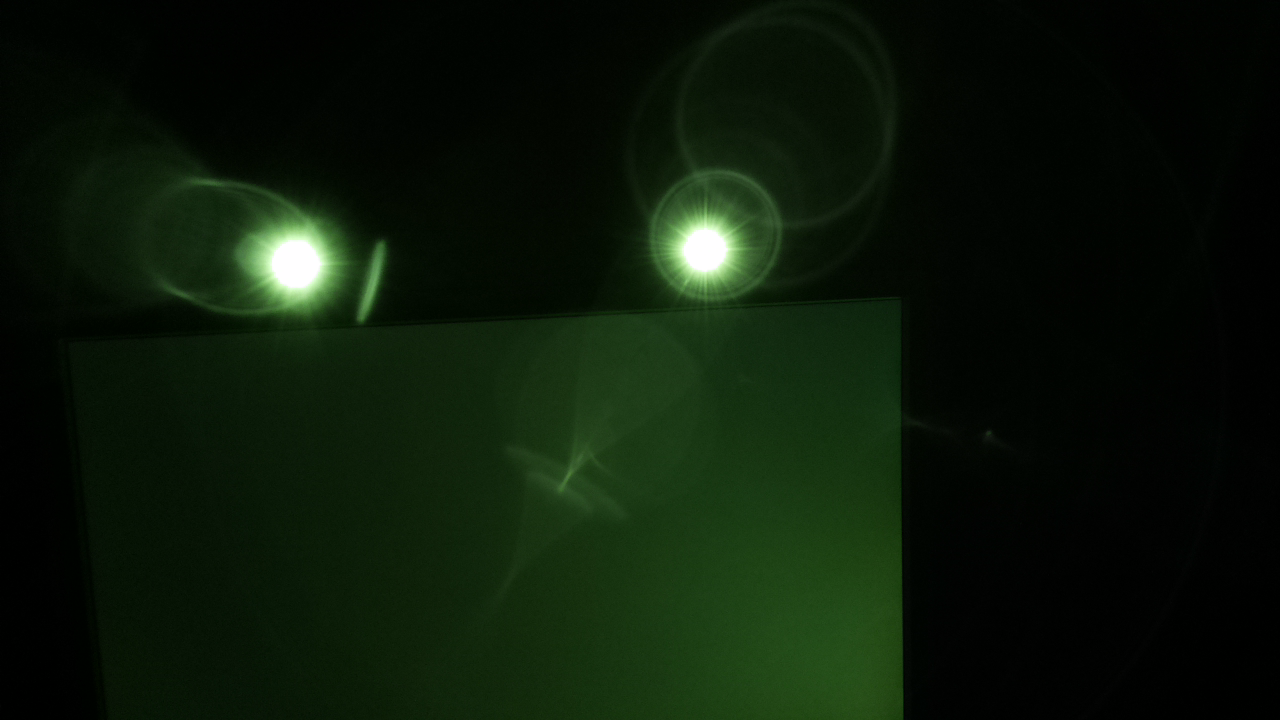
#> input picture testimgs/flp/img2.png, 1280 x 720 px
$ python writebinary.py
#> lines starting #> are read from the running program, lines starting #| are printed output that depends on the picture
from PIL import Image
import numpy as np
import matplotlib.pyplot as plt


im_frame = Image.open('img2.png')
#> im_frame is the input picture: PIL image 1280x720 RGBA; mean R, G, B, A 11.4, 24.3, 8.8, 255
im_frame = np.array(im_frame.convert("YCbCr"))
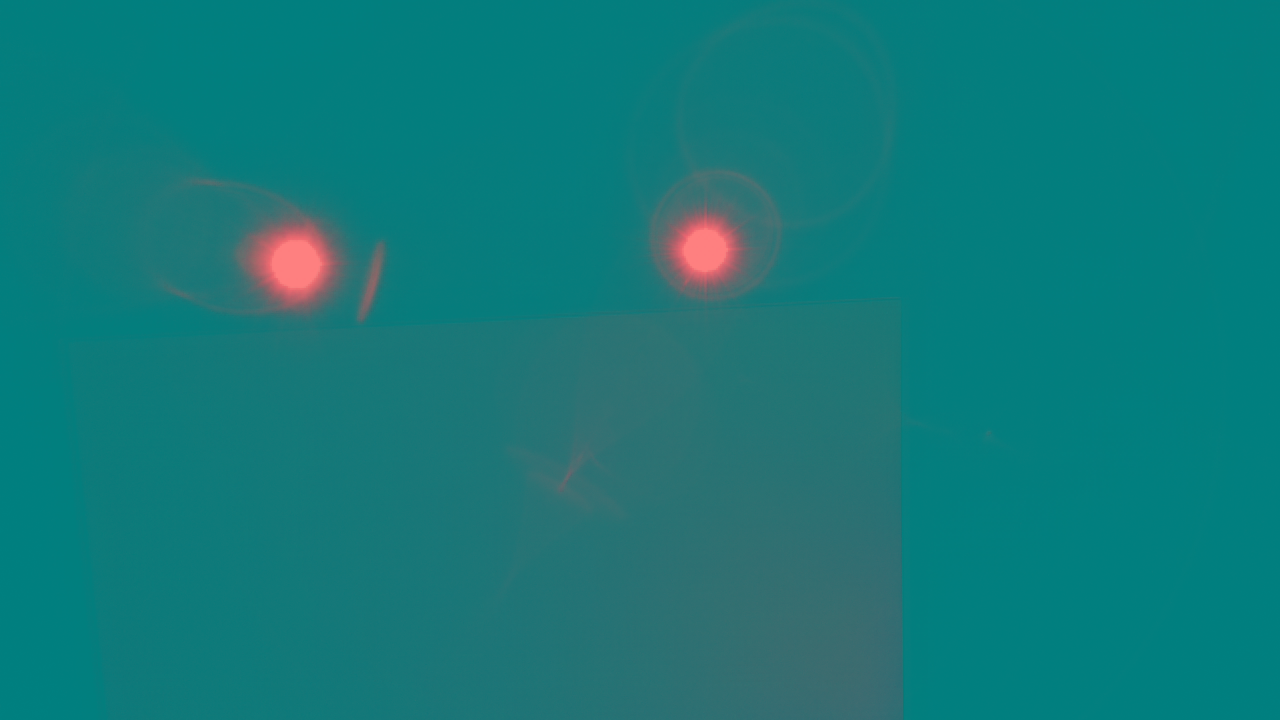
#> im_frame: shape (720, 1280, 3); mean R, G, B 18.3, 121.9, 122.4
y = im_frame[:, :, 0].astype(np.uint8)
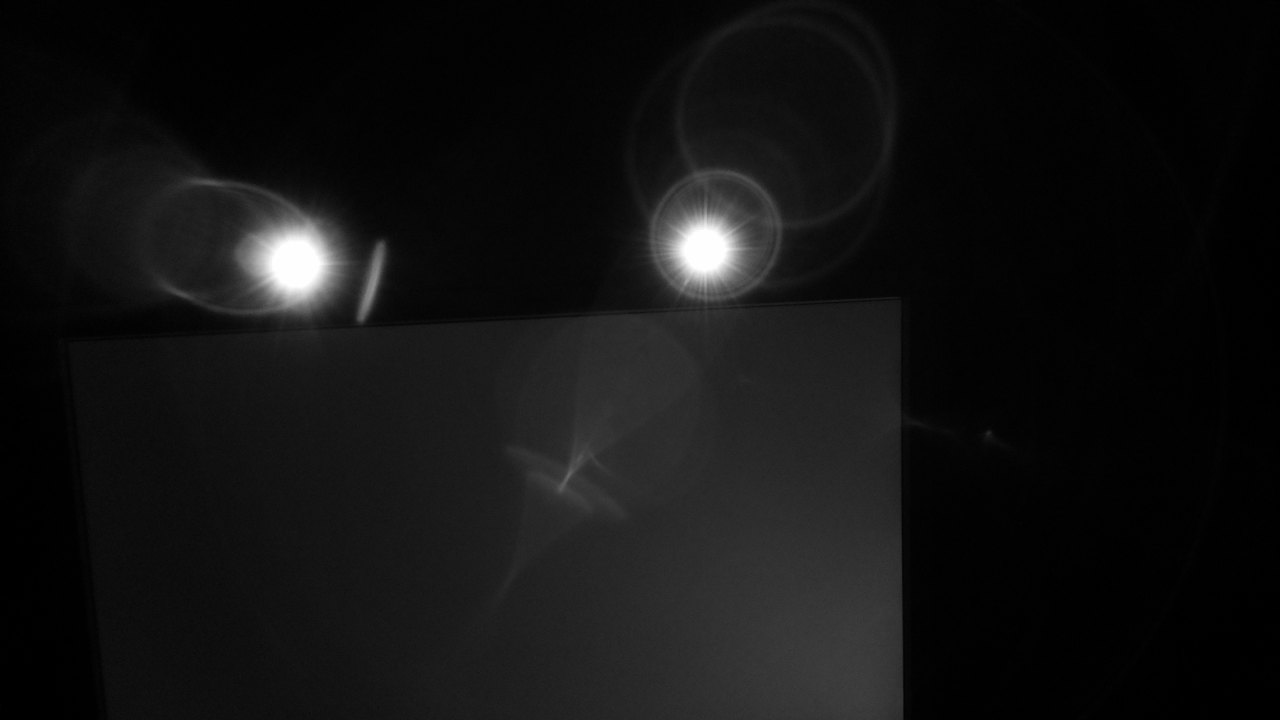
#> y: shape (720, 1280); min 0, max 254, mean 18.3

# [7 lines of commented-out code are left out]
print(y.shape)
#| (720, 1280)

# y = y[60:80, 140:160]
plt.plot(y[249, :])
plt.imshow(y, cmap="gray")
plt.show()
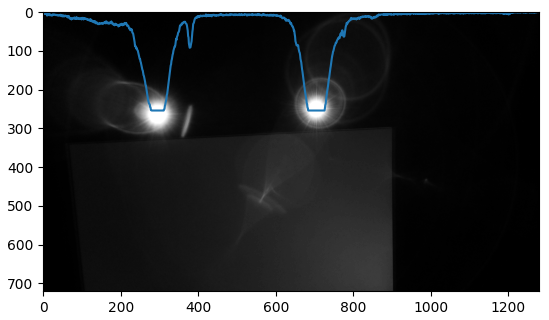
#> figure drawn by matplotlib, 1 panel

# [7 lines of commented-out code are left out]

$ run again, with testimgs/flp/img1.png copied over testimgs/flp/img2.png
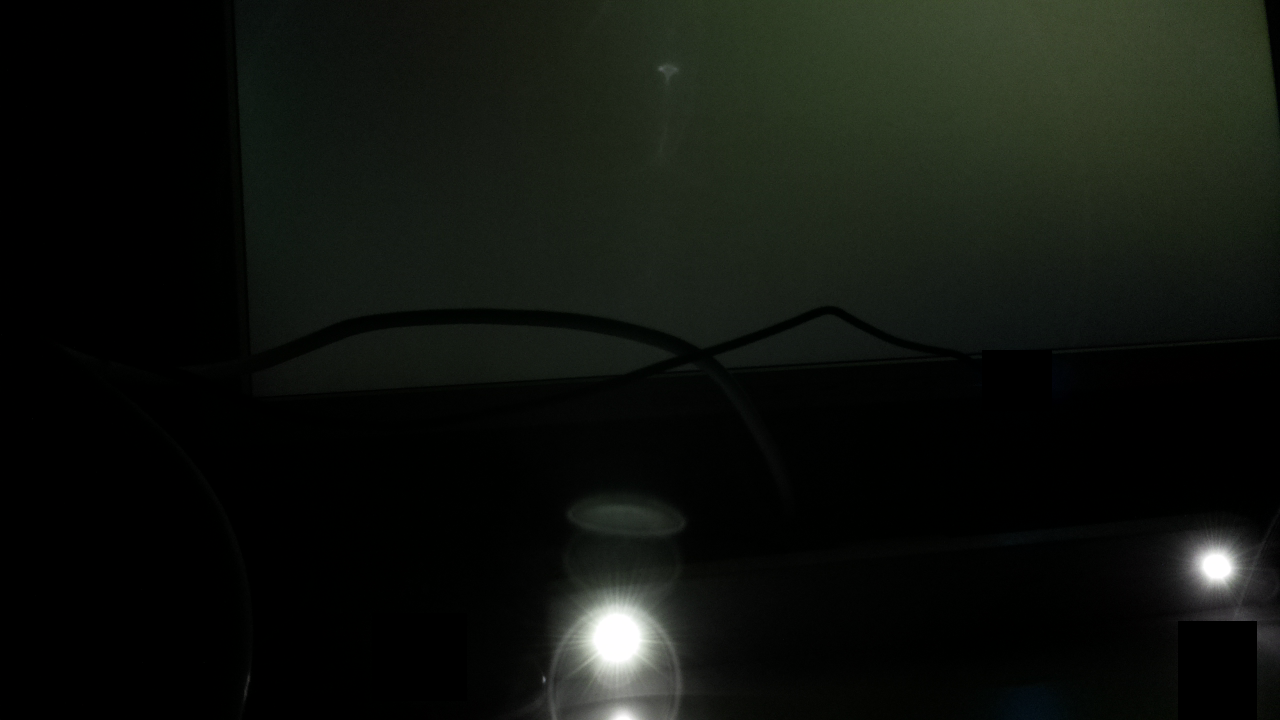
#> input picture testimgs/flp/img1.png, 1280 x 720 px
#> im_frame is the input picture: PIL image 1280x720 RGBA; mean R, G, B, A 15.7, 19.1, 14.2, 255
#> `im_frame = np.array(im_frame.convert("YCbCr"))`:
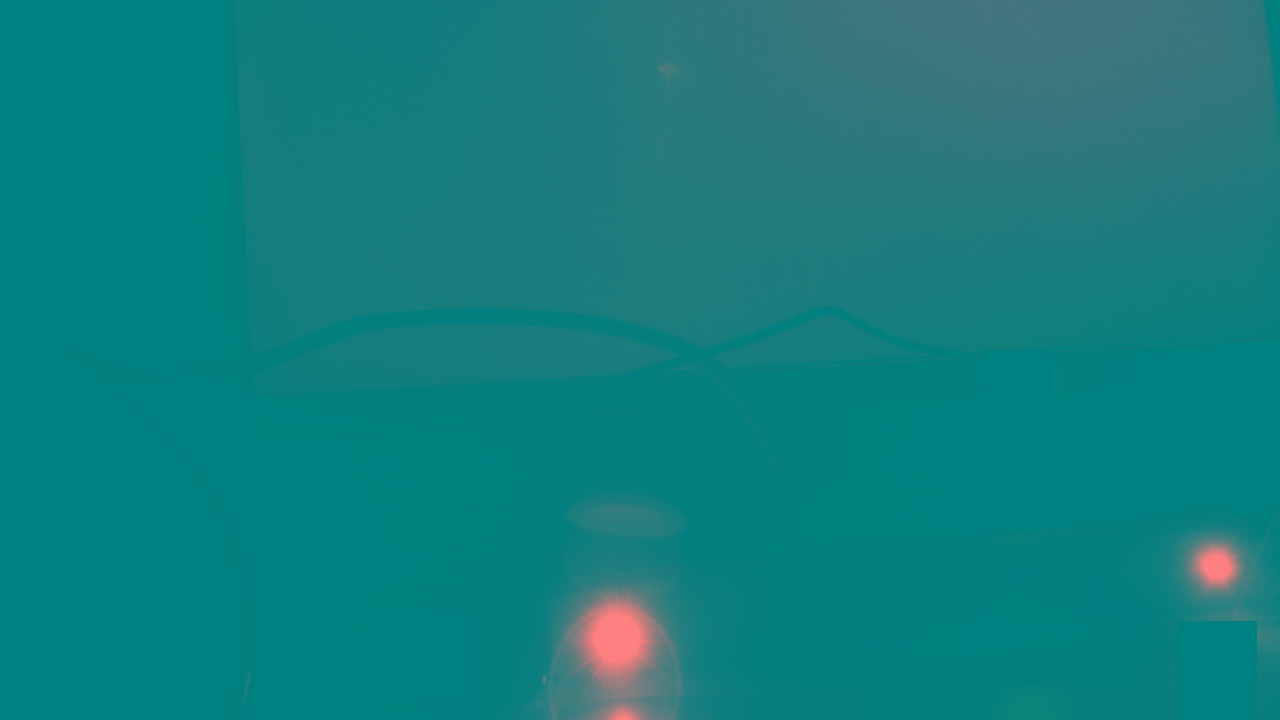
#> im_frame: shape (720, 1280, 3); mean R, G, B 17.1, 125.7, 126.4
#| (720, 1280)
#> `plt.show()`:
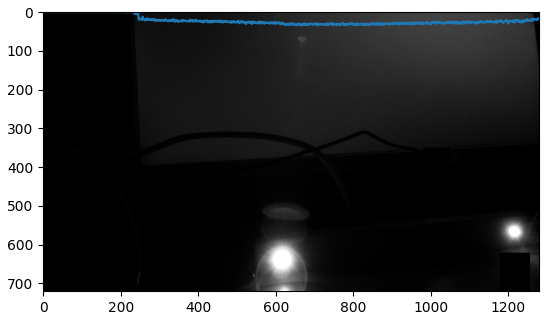
#> figure drawn by matplotlib, 1 panel

$ run again, with testimgs/flp/test2019-01-07_17:27:12.png copied over testimgs/flp/img2.png
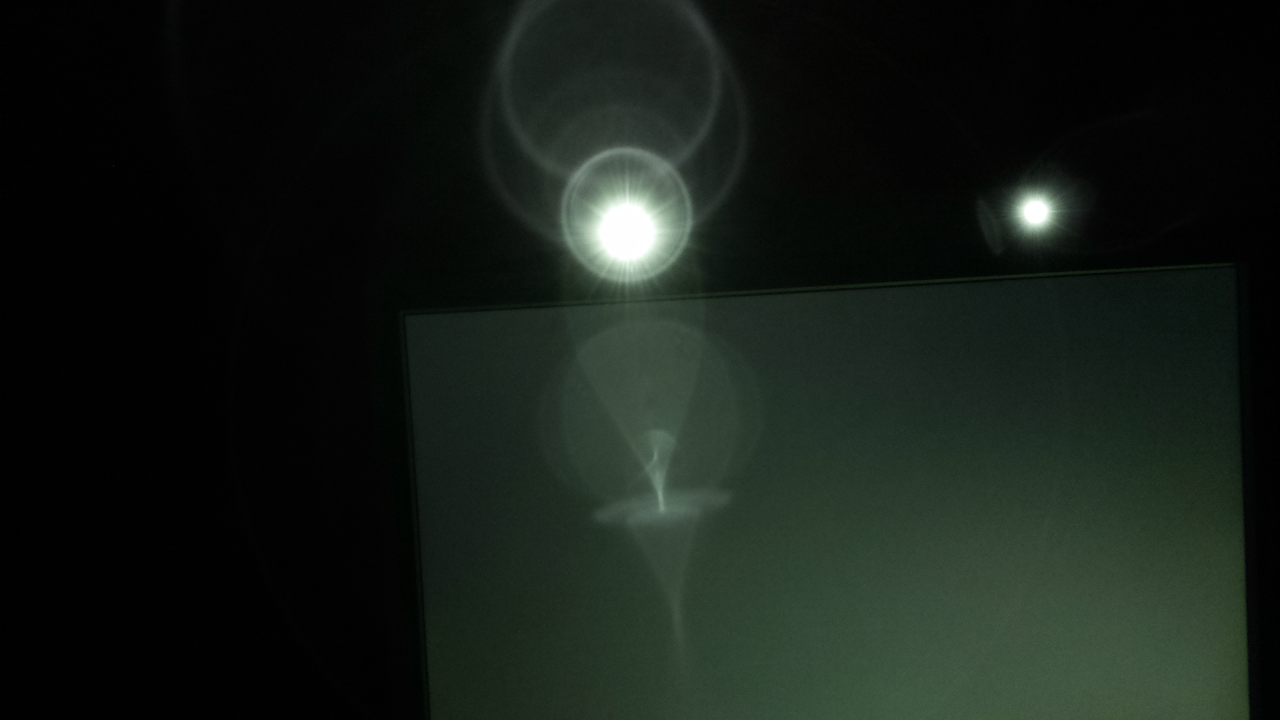
#> input picture testimgs/flp/test2019-01-07_17:27:12.png, 1280 x 720 px
#> im_frame is the input picture: PIL image 1280x720 RGBA; mean R, G, B, A 21.5, 29.1, 22.6, 255
#> `im_frame = np.array(im_frame.convert("YCbCr"))`:
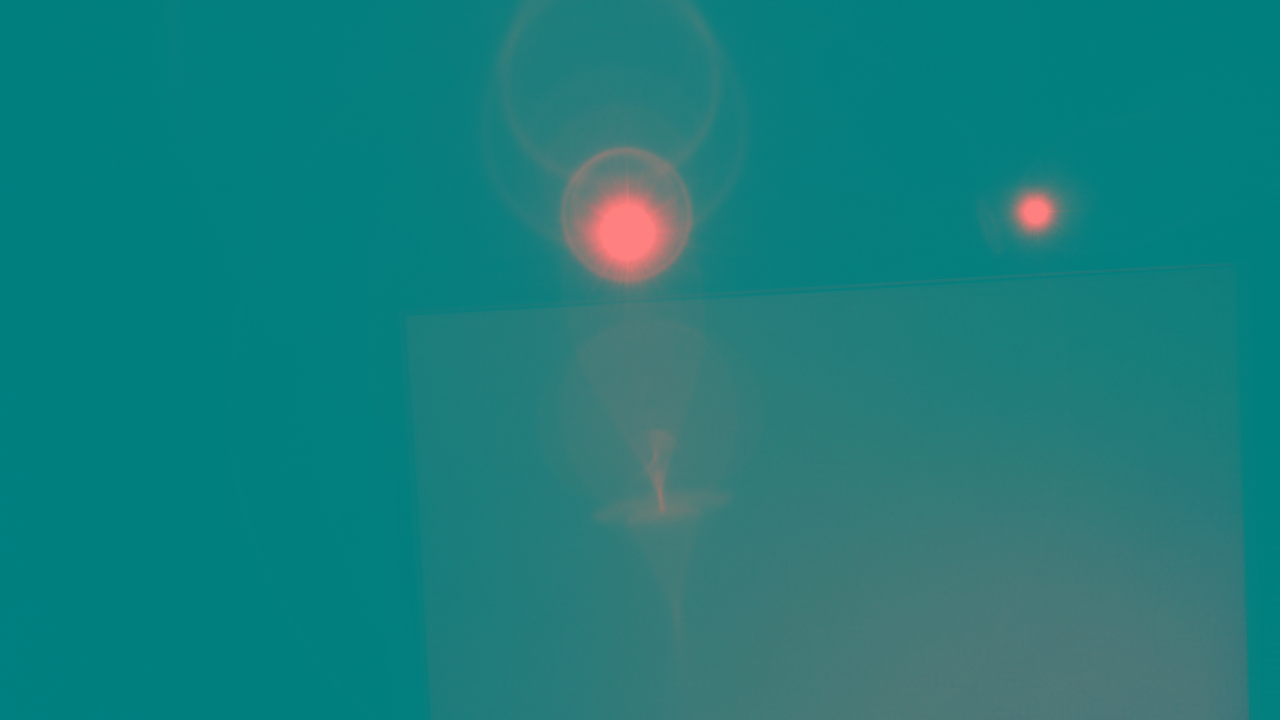
#> im_frame: shape (720, 1280, 3); mean R, G, B 25.6, 125.5, 124.3
#| (720, 1280)
#> `plt.show()`:
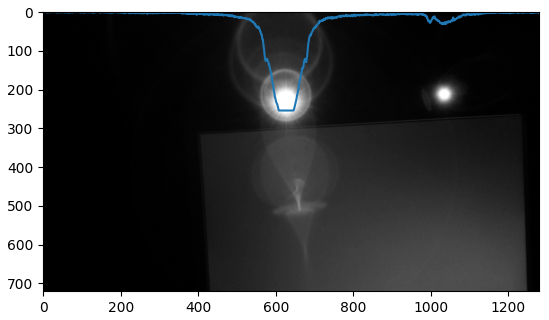
#> figure drawn by matplotlib, 1 panel

$ run again, with testimgs/flp/test2019-01-07_17:27:46.png copied over testimgs/flp/img2.png
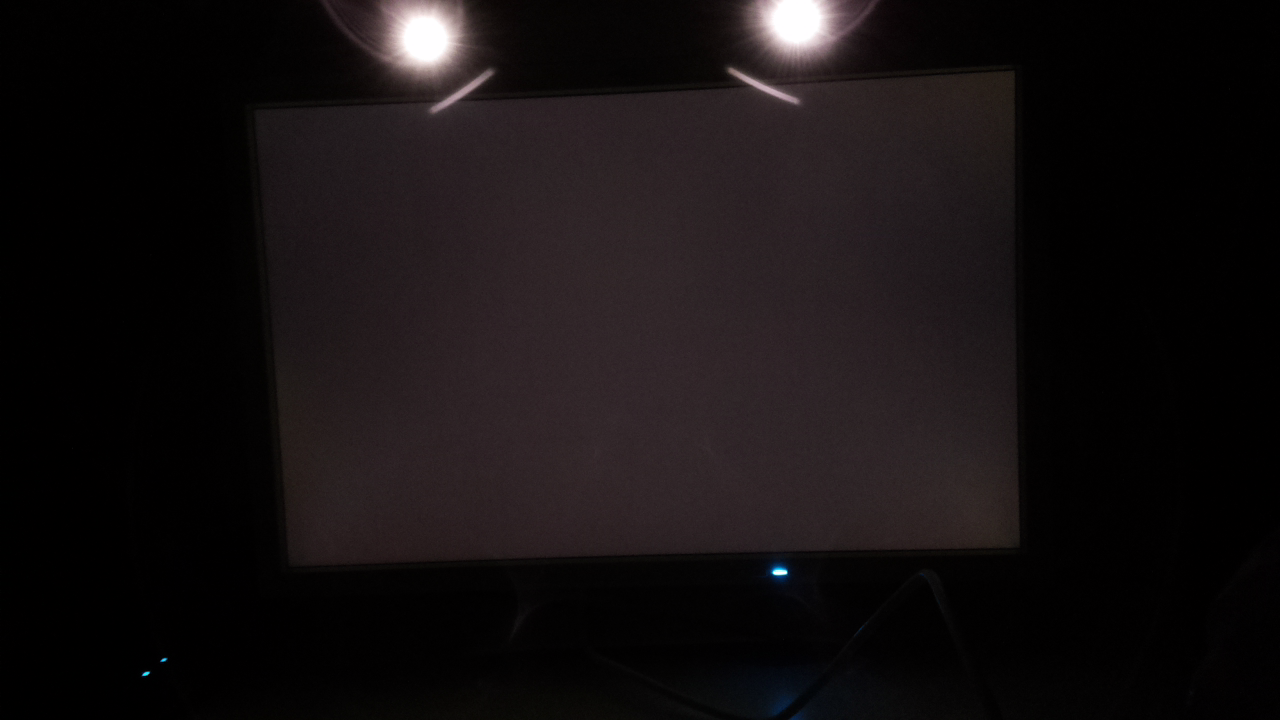
#> input picture testimgs/flp/test2019-01-07_17:27:46.png, 1280 x 720 px
#> im_frame is the input picture: PIL image 1280x720 RGBA; mean R, G, B, A 20.5, 16, 16.9, 255
#> `im_frame = np.array(im_frame.convert("YCbCr"))`:
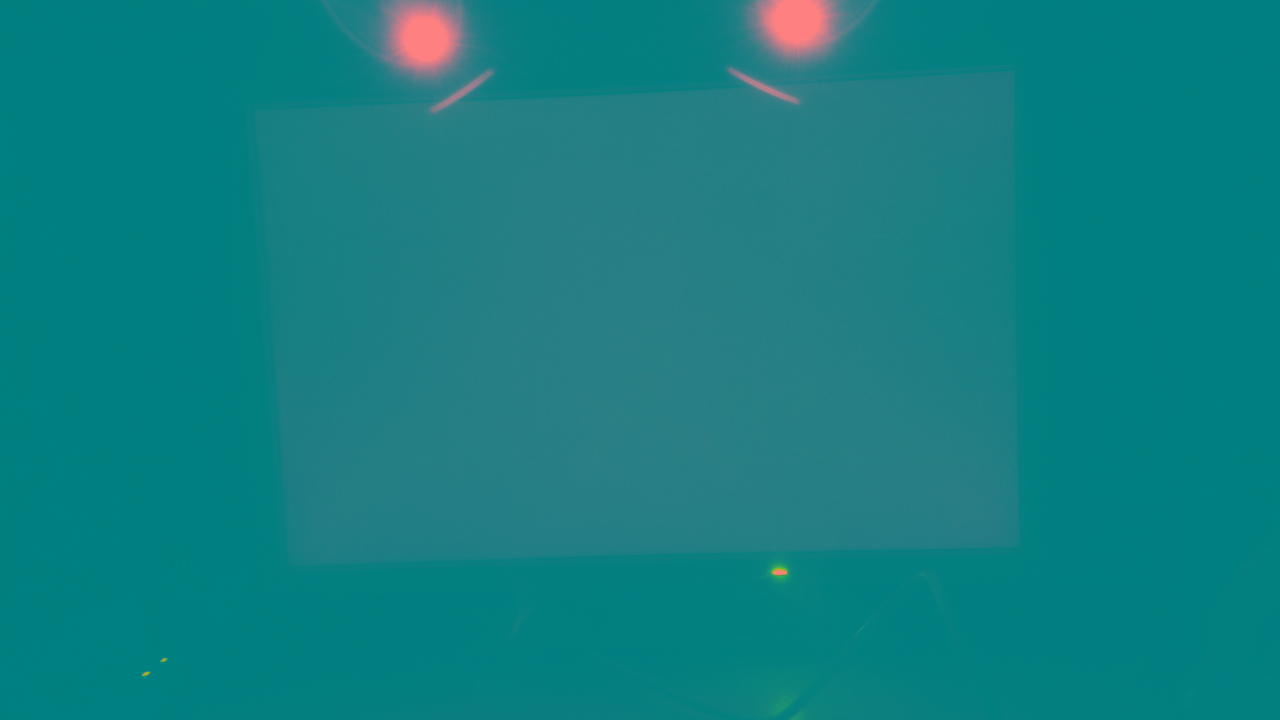
#> im_frame: shape (720, 1280, 3); mean R, G, B 17, 127.1, 129.8
#| (720, 1280)
#> `plt.show()`:
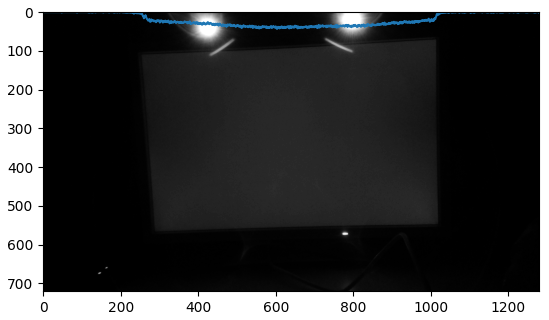
#> figure drawn by matplotlib, 1 panel
